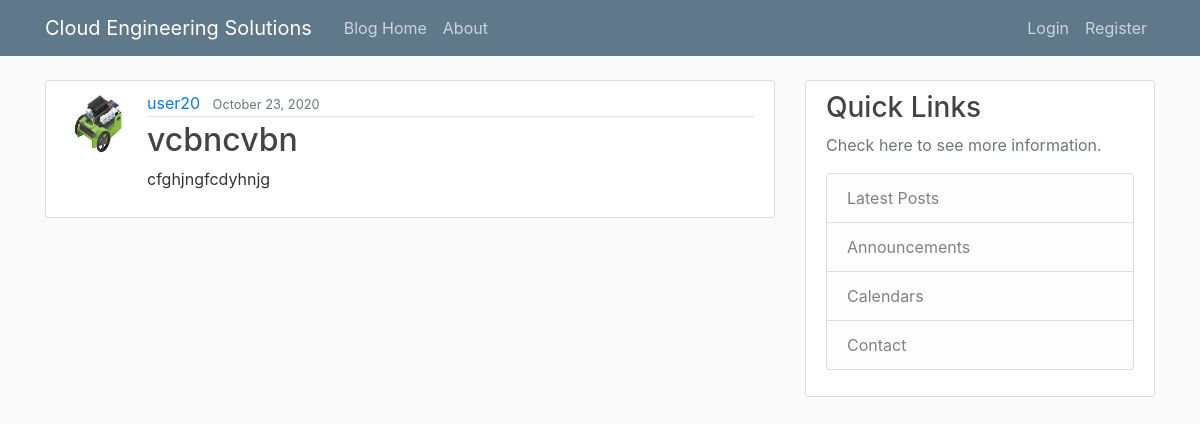
The app's page /post/18/ with its own data.
### blog/models.py (models this page shows, shortened)
class Post(models.Model):
    title = models.CharField(max_length=100)
    content = models.TextField()
    date_posted = models.DateTimeField(default=timezone.now)
    author = models.ForeignKey(User, on_delete=models.CASCADE)

### users/models.py (models this page shows, shortened)
class Profile(models.Model):
    user = models.OneToOneField(User, on_delete=models.CASCADE)
    image = models.ImageField(default='default.jpg', upload_to='profile_pics')

### blog/views.py (the view)
# urls.py: path('post/<int:pk>/', PostDetailView.as_view(), name='post-detail'),
class PostDetailView(DetailView):
    model = Post

### blog/templates/blog/post_detail.html (shortened to what this page needs)
{% extends "blog/base.html"%}
{%block content %}
    <article class="media content-section">
        <img class="rounded-circle article-img" src="{{ object.author.profile.image.url }}" alt="">
        <div class="media-body">
            <div class="article-metadata">
                <a class="mr-2" href="{% url 'user-posts' object.author.username %}">{{ object.author }}</a>
                <small class="text-muted">{{ object.date_posted|date:'F d, Y' }}</small>
            </div>
            <h2 class="article-title">{{ object.title }}</h2>
            <p class="article-content">{{ object.content }}</p>
        </div>
    </article>
{% endblock content%}

### blog/static/blog/main.css (style rules this page uses)
body { background: #fafafa; color: #333333; margin-top: 5rem; }
h1, h2, h3, h4, h5, h6 { color: #444444; }
.content-section { background: #ffffff; padding: 10px 20px; border: 1px solid #dddddd; border-radius: 3px; margin-bottom: 20px; }
.article-title { color: #444444; }
.article-content { white-space: pre-line; }
.article-img { height: 65px; width: 65px; margin-right: 16px; }
.article-metadata { padding-bottom: 1px; margin-bottom: 4px; border-bottom: 1px solid #e3e3e3 }

### records on screen
Post: author.profile.image (picture), author "user20", date_posted "October 23, 2020", title "vcbncvbn", content "cfghjngfcdyhnjg"
